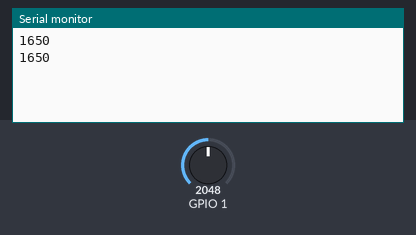
The sketch below on a simulated ESP32. Shown: the last lines printed to the serial monitor. The test bench sets the inputs (shaded band); at power-on: GPIO 1 = 2048 (analog values on the 0–4095 scale).

Above: at 1.8 s.
1.9 s: GPIO 1 set to 2866
At 2.8 s:
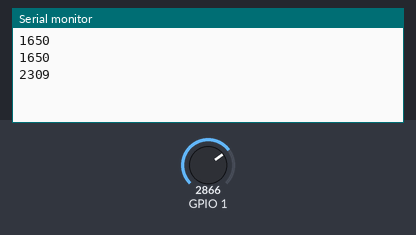
3.4 s: GPIO 1 set to 3603
At 4.8 s:
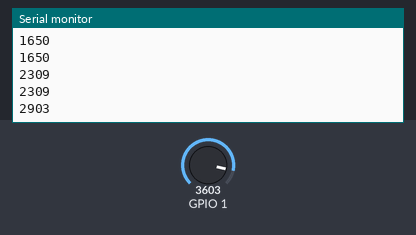
Timing chart, 0 to 6.4 s (numbered marks = the images above; inputs shaded):
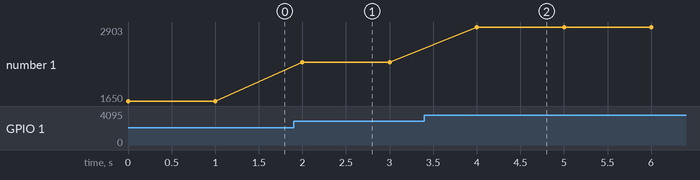

Measured:
- after the input at 1.9 s, the serial monitor: prints a new line after 0.10 s (image 1)
- after the input at 3.4 s, the serial monitor: prints a new line after 0.60 s (image 2)
- plotted number 1: 1650 → 2309 after the input at 1.9 s, 2309 → 2903 after the input at 3.4 s

The sketch:

warmup.ino
```cpp
#include <Wire.h>
void setup() { Serial.begin(115200); Wire.begin(); analogReadResolution(12); }
void loop() { Serial.println(analogReadMilliVolts(1)); delay(1000); }
```
